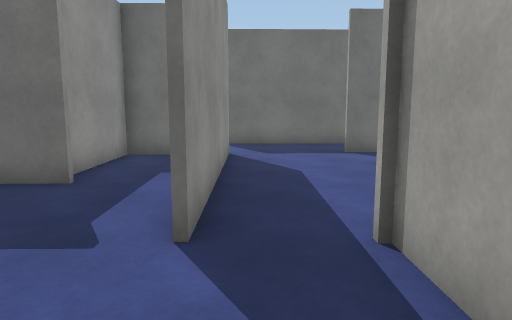
[1] (above)

23 first-person views from a walk through a 3-D level made in the Unity game engine. The camera is 1.3 m above the floor, tilts 8° down and sees 70° across. The floor is counted in squares, 1 m on a side. Each view is taken from the middle of a square. On the plan, view 1 faces up. The plan holds only what a view shows up to about 15 squares ahead; the rest is blank. The place goes on beyond the plan. The player character is not drawn. Surface patterns are stand-ins for the level's own textures.

[2]
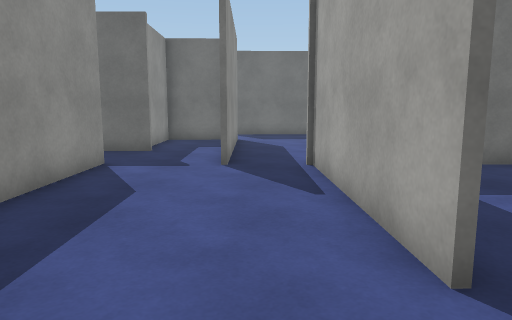

[3]
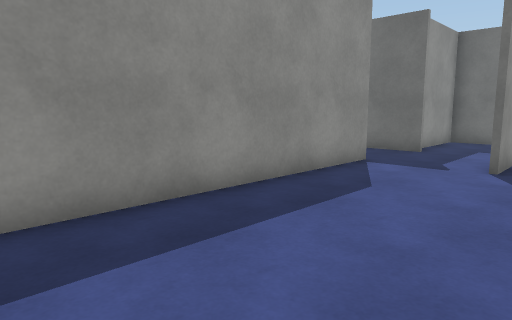

[4]
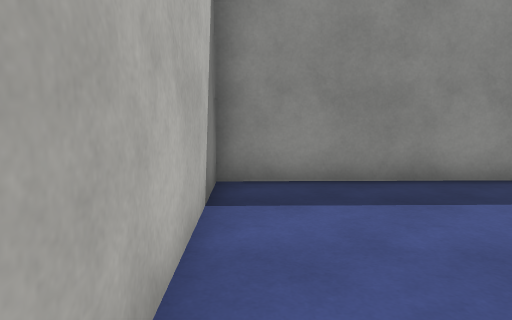

[5]
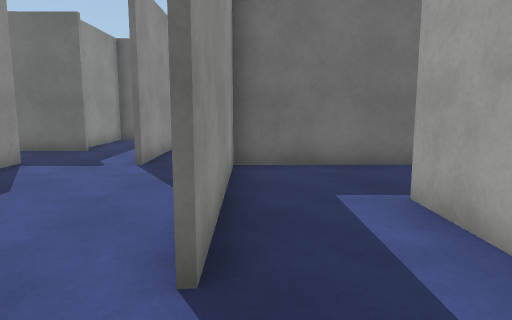

[6]
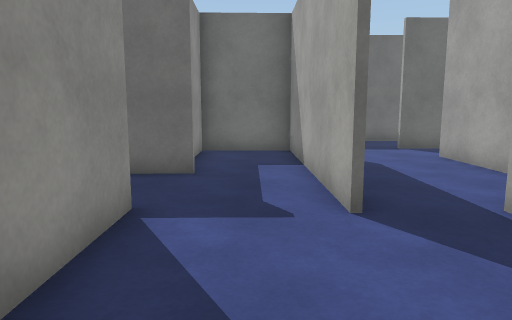

[7]
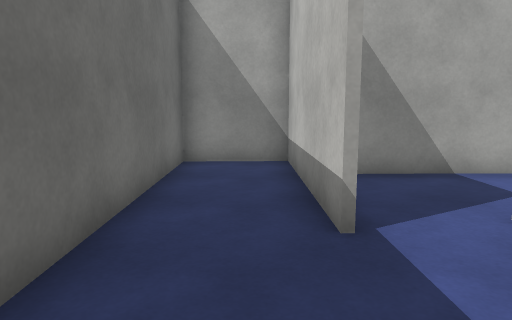

[8]
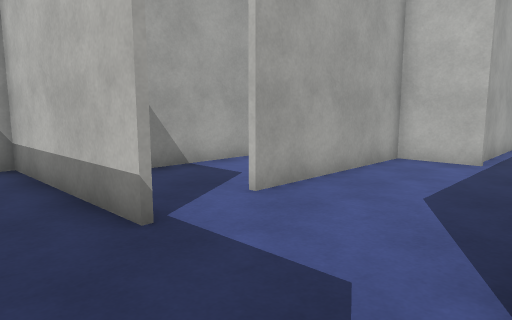

[9]
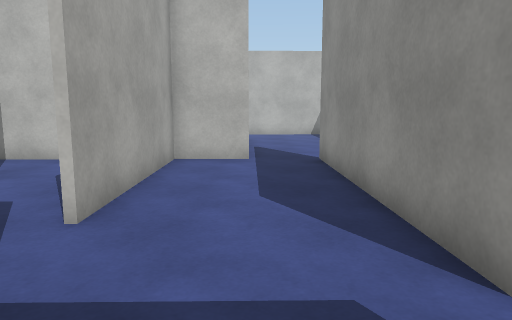

[10]
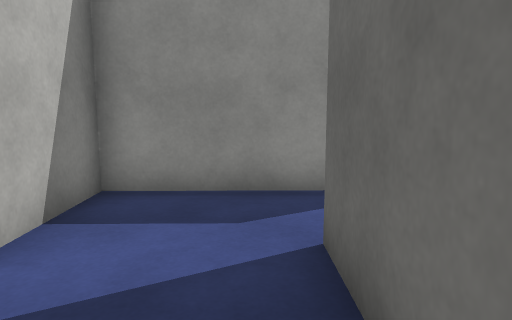

[11]
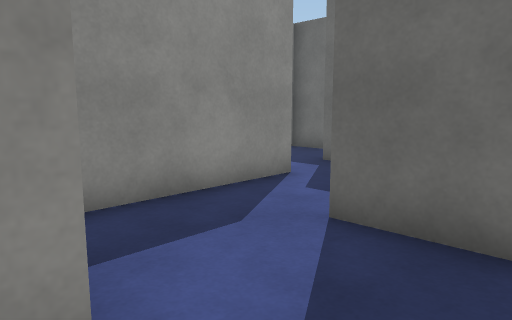

[12]
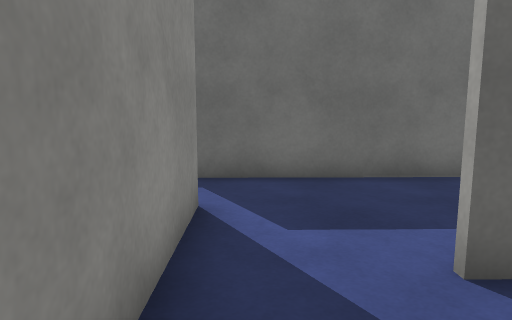

[13]
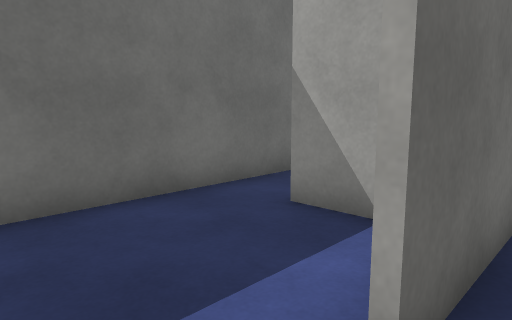

[14]
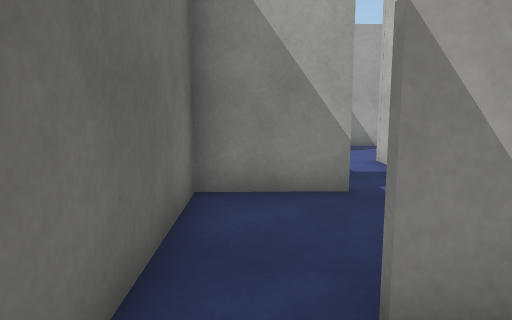

[15]
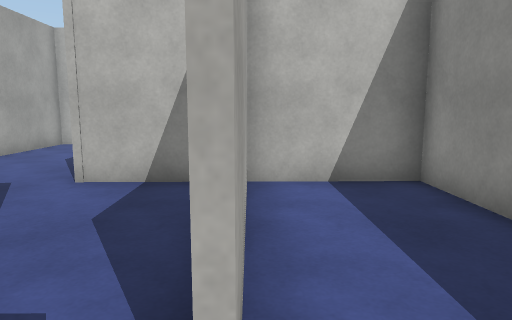

[16]
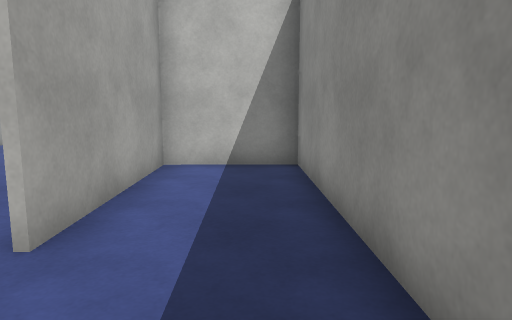

[17]
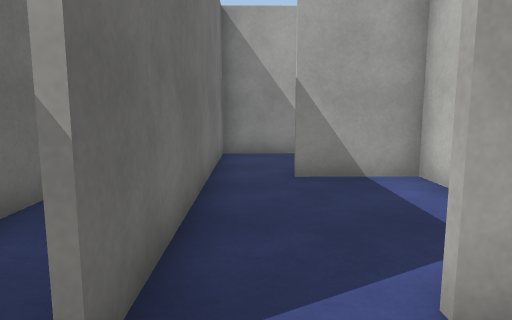

[18]
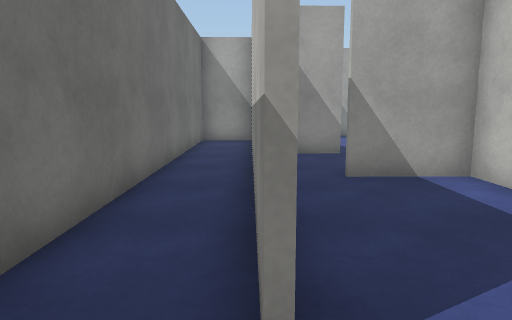

[19]
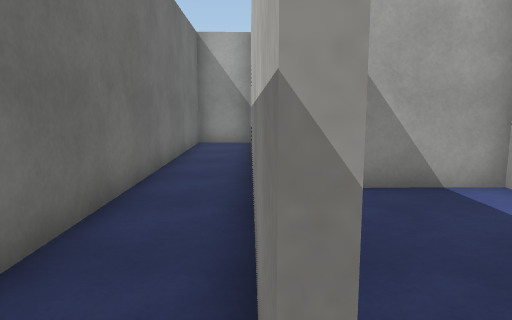

[20]
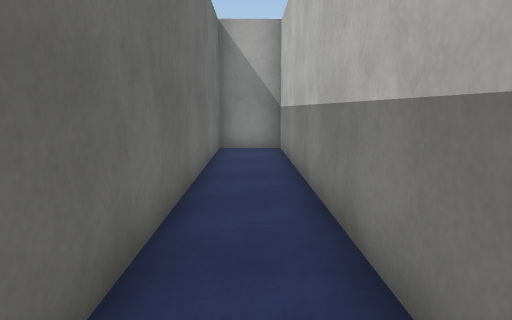

[21]
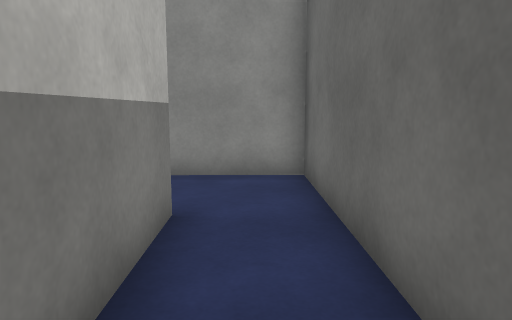

[22]
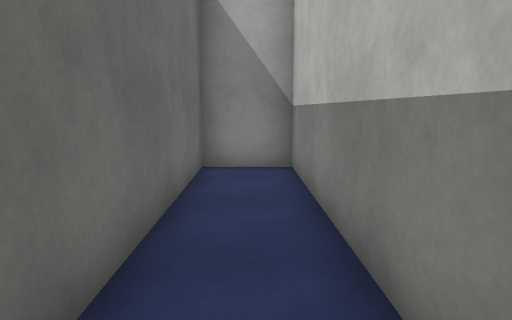

[23]
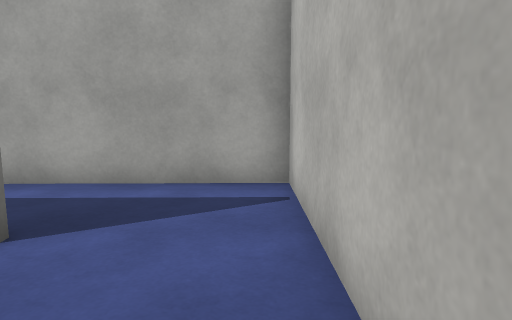

### Floor plan
Ten units are one square. View 1 is at (0, 0); x grows to the right and y downward. Boxes are objects, and circles mark ways between rooms. Rooms are numbered by the first view taken in them; rooms with no view inside come last. Other rooms are left out.
<svg viewBox="-76 -207 173 269">
<path fill="none" stroke="#000" d="M14 26 13 -36M-8 -34 -9 -107M15 -35 16 26M-36 -37 -34 57 43 56 42 -3M45 -35 11 -34M-9 -104 -38 -104M-37 -101 -37 -71M26 -111 80 -112 80 -138 -14 -137M41 -110 26 -110M-40 -105 -8 -106 -7 -34M-38 -136 -37 -101M13 -36 31 -36 30 -91M-2 -138 10 -138 9 -163M-38 -158 -38 -136M14 -179 -35 -178M-38 -104 -39 -158M-71 -174 -70 -105 -40 -105M-35 -178 -45 -178M-45 -180 92 -182 91 -202 -71 -199 -71 -174M63 -60 62 -100M47 -155 46 -180 14 -179"/>
<circle cx="0" cy="-30" r="3" fill="#2a7"/>
<circle cx="-25" cy="-140" r="3" fill="#2a7"/>
<circle cx="30" cy="-95" r="3" fill="#2a7"/>
<circle cx="-40" cy="-165" r="3" fill="#2a7"/>
<circle cx="10" cy="-170" r="3" fill="#2a7"/>
<circle cx="-55" cy="-180" r="3" fill="#2a7"/>
<text x="0" y="0">1</text>
<text x="10" y="-100">2</text>
<text x="-10" y="-160">3</text>
<text x="-50" y="-140">4</text>
<text x="0" y="-190">5</text>
<text x="50" y="-70">6</text>
<text x="30" y="-160">7</text>
</svg>
Room 1 opens to room 2. Room 2 opens to room 3. Room 2 opens to room 6. Room 3 opens to room 4. Room 3 opens to room 7. Room 4 opens to room 5.

Where each view was taken, in squares from view 1:
view 1: 0 up, 0 right, facing up
view 2: 5 down, 0 right, facing up
view 3: 5 down, 1 right, facing up-left
view 4: 5 down, 3 right, facing left
view 5: 5 down, 2 right, facing up
view 6: 1 down, 2 left, facing up
view 7: 12 up, 1 left, facing right
view 8: 13 up, 1 left, facing down-right
view 9: 13 up, 1 right, facing down
view 10: 13 up, 2 right, facing left
view 11: 10 up, 1 right, facing up-left
view 12: 11 up, 3 left, facing up
view 13: 13 up, 3 left, facing up-right
view 14: 17 up, 1 left, facing right
view 15: 17 up, 4 left, facing down
view 16: 19 up, 6 left, facing down
view 17: 17 up, 6 left, facing right
view 18: 18 up, 6 left, facing right
view 19: 18 up, 5 left, facing right
view 20: 19 up, 3 left, facing right
view 21: 19 up, 0 right, facing left
view 22: 19 up, 1 right, facing right
view 23: 5 down, 2 left, facing right
